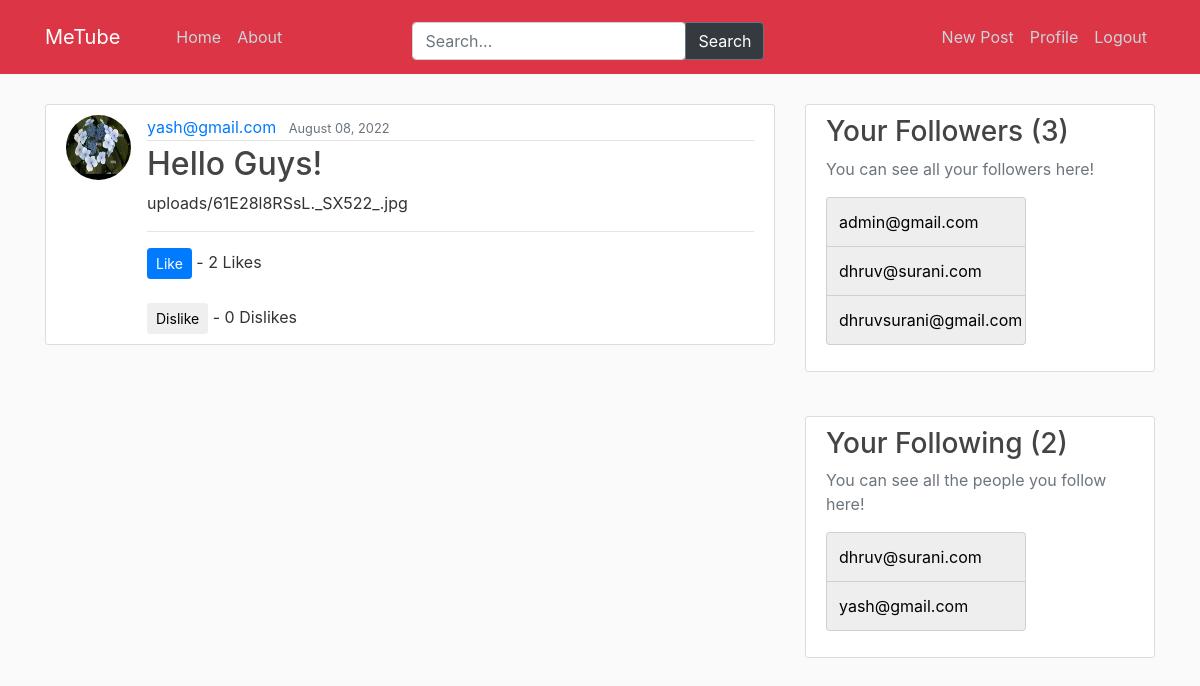
/post/11/ (signed in), run on the app's committed database.
### video_post/models.py (models this page shows, shortened)
class VideoPost(models.Model):
    title = models.CharField(max_length=100)
    content = models.FileField(upload_to='uploads')
    description = models.TextField()
    date_posted = models.DateTimeField(default=timezone.now)
    creator = models.ForeignKey(get_user_model(), on_delete=models.CASCADE)
    likes = models.ManyToManyField(get_user_model(), related_name="video_posts")
    dislikes = models.ManyToManyField(get_user_model(), related_name="video_posts_dislikes")
    def total_likes(self):
        return self.likes.count()
    def total_dislikes(self):
        return self.dislikes.count()

### users/models.py (models this page shows, shortened)
class CustomUser(AbstractBaseUser, PermissionsMixin):
    username = models.CharField(max_length=255, unique=True, null=True)
    email = models.EmailField(_('email address'), unique=True)
    first_name = models.CharField(max_length=255, unique=False, null=True)
    last_name = models.CharField(max_length=255, unique=False, null=True)
    is_staff = models.BooleanField(default=False)
    is_active = models.BooleanField(default=True)
    date_joined = models.DateTimeField(default=timezone.now)
    USERNAME_FIELD = 'email'
    REQUIRED_FIELDS = []
    objects = CustomUserManager()
    def __str__(self):
        return self.email

class Profile(models.Model):
    user = models.OneToOneField(get_user_model(), on_delete=models.CASCADE)
    image = models.ImageField(default='default.jpg', upload_to='profile_pics')
    following = models.ManyToManyField(CustomUser, related_name="following")
    followers = models.ManyToManyField(CustomUser, related_name="followers")

### video_post/views.py (the view)
# urls.py: path('post/<int:pk>/', PostDetailView.as_view(), name='post-detail'),
class PostDetailView(DetailView):
    model = VideoPost
    success_url = '/'
    def get_context_data(self, *args, **kwargs):
        context = super(PostDetailView,
             self).get_context_data(*args, **kwargs)
        likes = get_object_or_404(VideoPost, id=self.kwargs['pk'])
        total_likes = likes.total_likes()
        dislikes = get_object_or_404(VideoPost, id=self.kwargs['pk'])
        total_dislikes = dislikes.total_dislikes()
        context["total_likes"] = total_likes
        context["total_dislikes"] = total_dislikes
        return context

### video_post/templates/video_post/videopost_detail.html (shortened to what this page needs)
{% extends "video_post/base.html" %}
{% block content %}
    <article class="media content-section">
        <img class="rounded-circle article-img" src="{{ object.creator.profile.image.url }}" alt="image">
      <div class="media-body">
        <div class="article-metadata">
          <a class="mr-2" href="{% url 'user-posts' object.creator %}">{{ object.creator }}</a>
          <small class="text-muted">{{ object.date_posted|date:"F d, Y" }}</small>
        </div>
        <h2 class="article-title">{{ object.title }}</h2>
        <p class="article-content">{{ object.content }}</p>
          <hr>
          <form action="{% url 'like-post' object.pk %}" method="POST">
              {% if request.user.is_authenticated %}
              {% if request.user in object.likes.all %}
              <button type="submit" name="post_id" value="{{ object.id }}" class="btn btn-primary btn-sm">Like</button>
              - {{ total_likes }} Likes
              {% else %}
              <button type="submit" name="post_id" value="{{ object.id }}" class="btn btn-white btn-sm">Like</button>
              - {{ total_likes }} Likes
              {% endif %}
          </form>
          <br>
           <form action="{% url 'dislike-post' object.pk %}" method="POST">
              {% if request.user in object.dislikes.all %}
              <button type="submit" name="post_id" value="{{ object.id }}" class="btn btn-primary btn-sm">Dislike</button>
              - {{ total_dislikes }} Dislikes
              {% else %}
              <button type="submit" name="post_id" value="{{ object.id }}" class="btn btn-white btn-sm">Dislike</button>
              - {{ total_dislikes }} Dislikes
              {% endif %}
              {% endif %}
          </form>
        </div>
    </article>
{% endblock content %}

### video_post/templates/video_post/base.html (shortened to what this page needs)
{% load static %}
<!DOCTYPE html>
<html xml:lang="en">
<head>
    <link rel="stylesheet" href="https://cdn.jsdelivr.net/npm/bootstrap@4.0.0/dist/css/bootstrap.min.css"
>
    <link rel="stylesheet" type="text/css" href="{% static 'video_post/main.css' %}">
</head>
<body>
    <header class="site-header">
      <nav class="navbar navbar-expand-md navbar-dark bg-danger fixed-top">
        <div class="container">
          <a class="navbar-brand mr-5" href="/">MeTube</a>
          <div class="collapse navbar-collapse" id="navbarToggle">
            <div class="navbar-nav mr-auto">
              <a class="nav-item nav-link" href="/">Home</a>
              <a class="nav-item nav-link" href="#">About</a>
            </div>
              <div class="input-group pr-5 mr-auto col-5">
                <form action="{% url 'search_result' %}" method="get">
                  <input class="form-control" name="q" type="text" placeholder="Search...">
                </form>
                  <div class="input-group-append">
                    <button class="btn btn-outline-secondary bg-dark text-white" type="submit">Search</button>
                  </div>
              </div>
            <div class="navbar-nav">
                {% if user.is_authenticated %}
                  <a class="nav-item nav-link" href="{% url 'post-create' %}">New Post</a>
                  <a class="nav-item nav-link" href="{% url 'profile' %}">Profile</a>
                  <a class="nav-item nav-link" href="{% url 'logout' %}">Logout</a>
                {% else %}
                  <a class="nav-item nav-link" href="{% url 'login' %}">Login</a>
                  <a class="nav-item nav-link" href="{% url 'register' %}">Register</a>
                {% endif %}
            </div>
          </div>
        </div>
      </nav>
    </header>
    <main role="main" class="container">
        <div class="row">
            <div class="col-md-8">
                <br>
              {% block content %}{% endblock %}
            </div>
            {% if user.is_authenticated %}
            <div class="col-md-4">
                <br>
              <div class="content-section">
                <h3>Your Followers ({{request.user.profile.followers.count}})</h3>
                <p class='text-muted'>You can see all your followers here!
                  <div class="vertical-menu">
                  {% for following in request.user.profile.followers.all %}
                    <a class="list-group-item list-group-item-light" href="{% url 'user-posts' following %}">{{following}}</a>
                  {% endfor %}
                  </div>
                </p>
              </div>
                <br>
              <div class="content-section">
                <h3>Your Following ({{request.user.profile.following.count}})</h3>
                <p class='text-muted'>You can see all the people you follow here!
                  <div class="vertical-menu">
                  {% for follower in request.user.profile.following.all %}
                    <a class="list-group-item list-group-item-light" href="{% url 'user-posts' follower %}">{{follower}}</a>
                  {% endfor %}
                  </div>
                </p>
              </div>
            </div>
            {% endif %}
        </div>
    </main>
</body>
</html>

### video_post/static/video_post/main.css (style rules this page uses)
body { background: #fafafa; color: #333333; margin-top: 5rem; }
h1, h2, h3, h4, h5, h6 { color: #444444; }
.site-header .navbar-nav .nav-link { color: #cbd5db; }
.content-section { background: #ffffff; padding: 10px 20px; border: 1px solid #dddddd; border-radius: 3px; margin-bottom: 20px; }
.article-title { color: #444444; }
.article-content { white-space: pre-line; }
.article-img { height: 65px; width: 65px; margin-right: 16px; }
.article-metadata { padding-bottom: 1px; margin-bottom: 4px; border-bottom: 1px solid #e3e3e3 }
.input-group { float: left; padding: 6px; margin-top: 8px; font-size: 17px; border: none; }
.vertical-menu { width: 200px; }
.vertical-menu a { background-color: #eee; color: black; display: block; padding: 12px; text-decoration: none; }

### data on the page
VideoPost: creator.profile.image (picture), creator "yash@gmail.com", date_posted "August 08, 2022", title "Hello Guys!", content "uploads/61E28l8RSsL._SX522_.jpg"
CustomUser: user.profile.followers.count "3", email "admin@gmail.com", user.profile.following.count "2"
CustomUser: email "dhruv@surani.com"
CustomUser: email "dhruvsurani@gmail.com"
CustomUser: email "yash@gmail.com"

### other printed values
{{ total_likes }} "2"
{{ total_dislikes }} "0"
